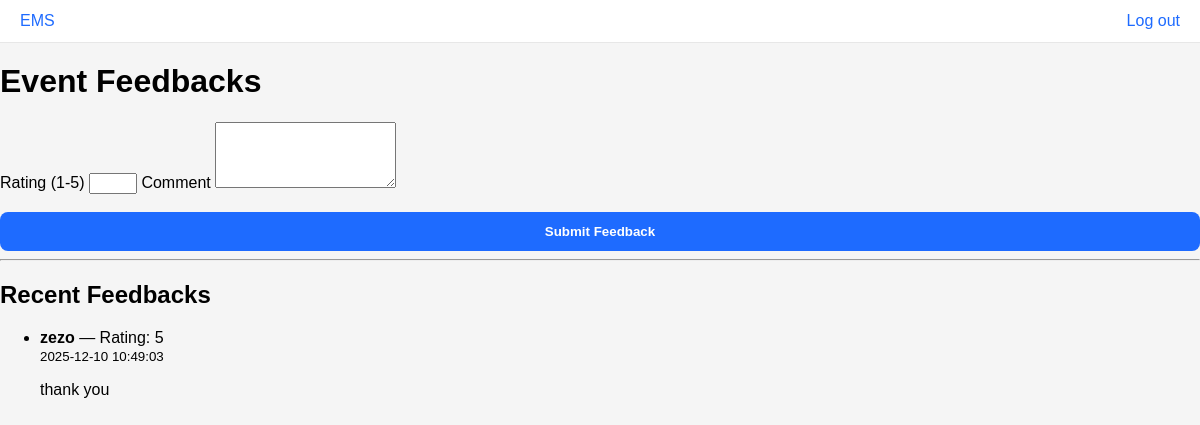
The app's page /feedback/1 (signed in) with its own data.
### tables this page shows
CREATE TABLE feedbacks (
  id INTEGER PRIMARY KEY AUTOINCREMENT,
  student_id INTEGER NOT NULL,
  event_id INTEGER NOT NULL,
  rating INTEGER,
  comment TEXT,
  created_at DATETIME DEFAULT CURRENT_TIMESTAMP,
  FOREIGN KEY (student_id) REFERENCES users(id),
  FOREIGN KEY (event_id) REFERENCES events(id)
);

CREATE TABLE users (
  id INTEGER PRIMARY KEY AUTOINCREMENT,
  name TEXT NOT NULL,
  email TEXT NOT NULL UNIQUE,
  password_hash TEXT NOT NULL,
  role TEXT NOT NULL DEFAULT 'student',
  created_at DATETIME DEFAULT CURRENT_TIMESTAMP
);

### src/controllers/feedback_controller.py (the view, shortened to what this page needs)
@bp.route('/feedback/<int:event_id>', methods=['GET', 'POST'])
def feedback(event_id):
    if 'user_id' not in session:
        flash('Please login to leave feedback', 'error')
        return redirect(url_for('auth.login'))
    event = get_event_by_id(event_id)
    if not event:
        flash('Event not found', 'error')
        return redirect(url_for('events.events_list'))
    is_organizer = session.get('role') == 'organizer' and session.get('user_id') == event.get('organizer_id')
    if not is_organizer and not is_user_registered(session['user_id'], event_id):
        flash('You must be registered to leave feedback', 'error')
        return redirect(url_for('events.event_detail', event_id=event_id))
    feedbacks = get_event_feedbacks(event_id)
    return render_template('feedback.html', feedbacks=feedbacks, event=event)

### src/controllers/auth_controller.py (called while the page is built)
@bp.before_app_request
def load_logged_in_user():
    user_id = session.get('user_id')
    if user_id is None:
        g.user = None
    else:
        g.user = get_user_by_id(user_id)

### src/repositories/event_repo.py (called while the page is built)
def get_event_by_id(event_id):
    db = get_db()
    cur = db.cursor()
    cur.execute(
        "SELECT id, title, description, location, date, time, status, organizer_id, created_at FROM events WHERE id = ?",
        (event_id,),
    )
    row = cur.fetchone()
    return dict(row) if row else None

### src/repositories/feedback_repo.py (called while the page is built)
def get_event_feedbacks(event_id):
    db = get_db()
    cur = db.cursor()
    cur.execute(
        "SELECT f.id, f.student_id, f.event_id, f.rating, f.comment, f.created_at, u.name FROM feedbacks f JOIN users u ON f.student_id = u.id WHERE f.event_id = ? ORDER BY f.created_at DESC",
        (event_id,),
    )
    rows = cur.fetchall()
    return [dict(r) for r in rows]

### src/repositories/user_repo.py (called while the page is built)
def get_user_by_id(user_id):
    db = get_db()
    cur = db.cursor()
    cur.execute("SELECT id, name, email, role FROM users WHERE id = ?", (user_id,))
    row = cur.fetchone()
    return dict(row) if row else None

### src/utils/db.py (called while the page is built)
def get_db():
    db = getattr(g, '_database', None)
    if db is None:
        db = g._database = sqlite3.connect(DB_PATH)
        db.row_factory = sqlite3.Row
    return db

    @app.teardown_appcontext
    def _close_db(exception):
        db = getattr(g, '_database', None)
        if db is not None:
            db.close()

### templates/feedback.html (shortened to what this page needs)
{% extends "base.html" %}
{% block content %}
<div class="container">
  <h1>Event Feedbacks</h1>
  <form method="post">
    <label>Rating (1-5)</label>
    <input type="number" name="rating" min="1" max="5" required>
    <label>Comment</label>
    <textarea name="comment" rows="4"></textarea>
    <button class="btn primary" type="submit">Submit Feedback</button>
  </form>
  <hr>
  <h2>Recent Feedbacks</h2>
  {% if feedbacks and feedbacks|length > 0 %}
    <ul class="feedback-list">
      {% for f in feedbacks %}
        <li>
          <strong>{{ f.name or f.student_id }}</strong> — Rating: {{ f.rating }}<br>
          <small>{{ f.created_at }}</small>
          <p>{{ f.comment }}</p>
        </li>
      {% endfor %}
    </ul>
  {% else %}
    <p>No feedbacks yet.</p>
  {% endif %}
</div>
{% endblock %}

### static/css/style.css (style rules this page uses)
:root { --card-bg: #070707; --input-bg: #ffffff; --primary: #1e6bff; --muted: #999; }
body { margin:0; font-family: Arial, sans-serif; background: #f5f5f5; min-height:100vh; }
.btn { display:block; width:100%; padding:12px; margin-top:18px; border:none; border-radius:8px; cursor:pointer; }
.btn.primary { background:var(--primary); color:white; font-weight:600; }

### records on screen
feedbacks: name "zezo", rating "5", created_at "2025-12-10 10:49:03", comment "thank you"
